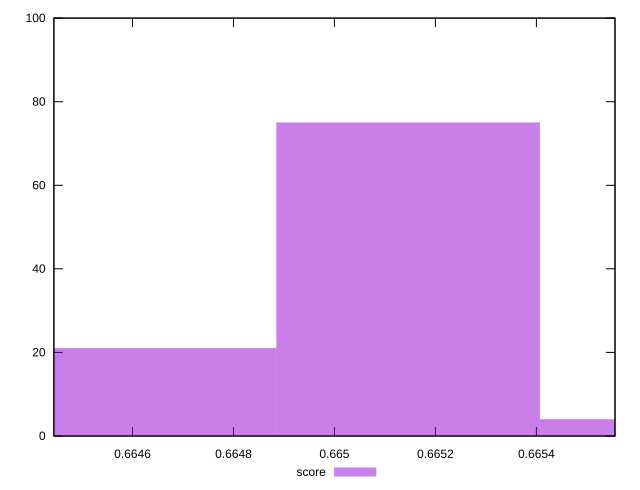

Write the gnuplot code that produced this figure.
reset
set terminal svg size 640, 490 enhanced background rgb 'white'
set output "report_00007_2020-12-11T15:55:29.892Z/uses-rel-preload/samples/pages+cached+noexternal+nofonts+nosvg+noimg/score/histogram.svg"

$score <<EOF
0.6646241055364371 21
0.6651457885078158 75
0.6656674714791945 4
EOF

set key outside below
set boxwidth 0.0005216829713786791
set yrange [0:100]
set style fill transparent solid 0.5 noborder

plot \
  $score title "score" with boxes, \


reset
